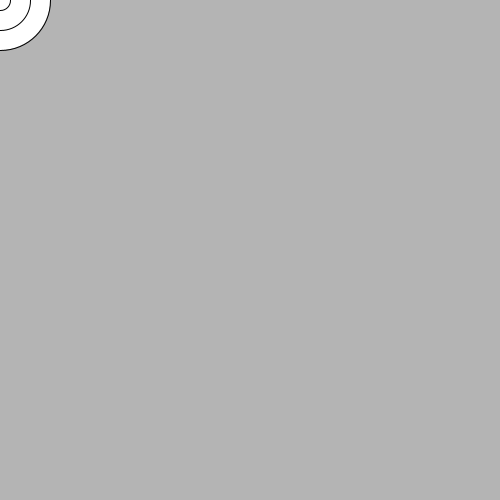
Frame 1 (no input)
Frame 60 (the mouse pressed at the canvas centre just before this capture): identical to frame 1, image omitted
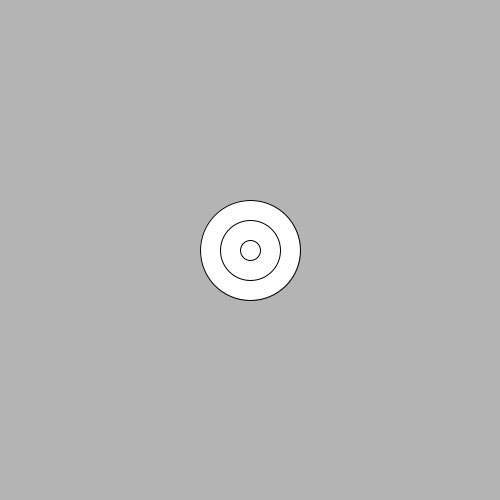
Frame 120 (the mouse held since frame 60 and released just before this capture)

The Processing sketch that drew these frames (run headless with seeded random() and noise(); from frame 60 on, the mouse is pressed at the canvas centre):

// Processing sketch: Exercise4
// ── Exercise4.pde
float size=100;
void setup()
{
   size(500,500); 
}

void draw()
{
   size=100; 
   background(180);
   for(int i=0;i<3;i++)
   {
      ellipse(mouseX,mouseY,size,size);
      size=size-40; //<>//
   }    
}
